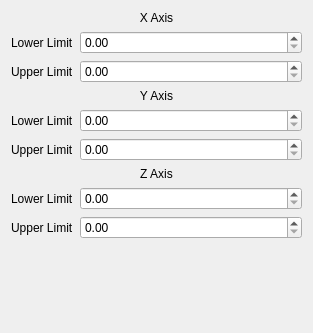
<?xml version="1.0" encoding="UTF-8"?>
<ui version="4.0">
 <class>SpringSettings</class>
 <widget class="QWidget" name="SpringSettings">
  <property name="geometry">
   <rect>
    <x>0</x>
    <y>0</y>
    <width>313</width>
    <height>333</height>
   </rect>
  </property>
  <property name="windowTitle">
   <string>Form</string>
  </property>
  <layout class="QFormLayout" name="formLayout">
   <item row="1" column="0">
    <widget class="QLabel" name="label_2">
     <property name="text">
      <string>Lower Limit</string>
     </property>
    </widget>
   </item>
   <item row="1" column="1">
    <widget class="QDoubleSpinBox" name="spin_XLower"/>
   </item>
   <item row="2" column="0">
    <widget class="QLabel" name="label_3">
     <property name="text">
      <string>Upper Limit</string>
     </property>
    </widget>
   </item>
   <item row="2" column="1">
    <widget class="QDoubleSpinBox" name="spin_XUpper"/>
   </item>
   <item row="4" column="0">
    <widget class="QLabel" name="label_5">
     <property name="text">
      <string>Lower Limit</string>
     </property>
    </widget>
   </item>
   <item row="4" column="1">
    <widget class="QDoubleSpinBox" name="spin_YLower"/>
   </item>
   <item row="5" column="0">
    <widget class="QLabel" name="label_6">
     <property name="text">
      <string>Upper Limit</string>
     </property>
    </widget>
   </item>
   <item row="5" column="1">
    <widget class="QDoubleSpinBox" name="spin_YUpper"/>
   </item>
   <item row="7" column="0">
    <widget class="QLabel" name="label_8">
     <property name="text">
      <string>Lower Limit</string>
     </property>
    </widget>
   </item>
   <item row="7" column="1">
    <widget class="QDoubleSpinBox" name="spin_ZLower"/>
   </item>
   <item row="8" column="0">
    <widget class="QLabel" name="label_9">
     <property name="text">
      <string>Upper Limit</string>
     </property>
    </widget>
   </item>
   <item row="8" column="1">
    <widget class="QDoubleSpinBox" name="spin_ZUpper"/>
   </item>
   <item row="6" column="0" colspan="2">
    <widget class="QLabel" name="label_7">
     <property name="text">
      <string>Z Axis</string>
     </property>
     <property name="alignment">
      <set>Qt::AlignCenter</set>
     </property>
    </widget>
   </item>
   <item row="3" column="0" colspan="2">
    <widget class="QLabel" name="label_4">
     <property name="text">
      <string>Y Axis</string>
     </property>
     <property name="alignment">
      <set>Qt::AlignCenter</set>
     </property>
    </widget>
   </item>
   <item row="0" column="0" colspan="2">
    <widget class="QLabel" name="label">
     <property name="text">
      <string>X Axis</string>
     </property>
     <property name="alignment">
      <set>Qt::AlignCenter</set>
     </property>
    </widget>
   </item>
  </layout>
 </widget>
 <resources/>
 <connections/>
</ui>
